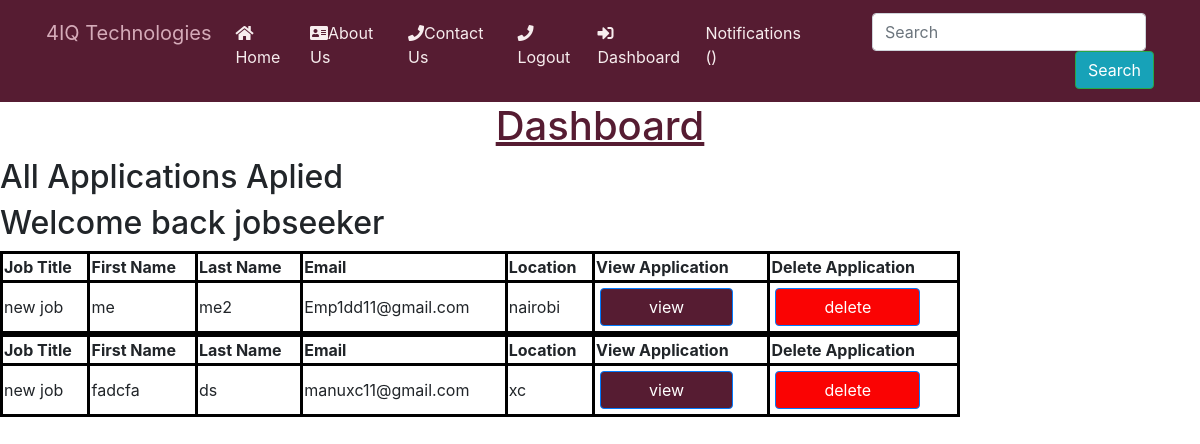
Page /users/dashboard (signed in) on the earlier database version.
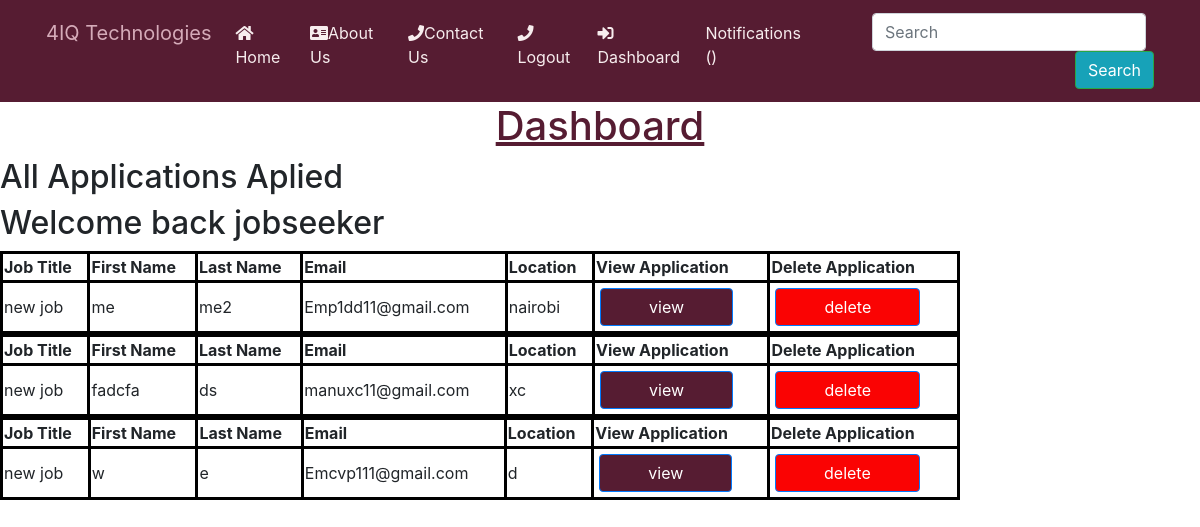
Same page on the later database version.
### job/models.py (models this page shows, shortened)
class Application(models.Model):
    job = models.ForeignKey(Job,
                            related_name='applications',
                             on_delete=models.CASCADE)
    first_name = models.CharField(max_length=200, null=True, blank=True)
    last_name = models.CharField(max_length=200, null=True, blank=True)
    date_of_birth = models.CharField(max_length=20, blank=True, null=True)
    gender = models.CharField(max_length=10,
                              choices=GENDER,
                              blank=True,
                              null=True)
    email = models.EmailField(max_length=70, blank=True, unique=True)
    location = models.CharField(
        max_length=104,
        null=True
    )
    mobile = models.IntegerField(null=True, blank=True)
    education   = models.CharField( max_length=255, null=True, blank=True)
    content = models.TextField()
    experience = models.TextField()
    created_at = models.DateTimeField(auto_now_add=True,null=False)
    created_by = models.ForeignKey(User,
                                   related_name="applications",
                                   on_delete=models.CASCADE)

class Job(models.Model):
    title = models.CharField(max_length=50)
    created_at = models.DateTimeField(auto_now_add=True)
    skillset_required = models.TextField(max_length=200)
    about_job = models.TextField(blank=True, null=True)
    experience = models.CharField(max_length=50,null=True)
    salary = models.CharField(max_length=50,null=True)
    deadline = models.CharField(max_length=50,null=True)
    created_by = models.ForeignKey(User,
                                   related_name="jobs",
                                   on_delete=models.CASCADE)
    class Meta:
        ordering = ['-created_at']

### users/views.py (the view)
# urls.py: path("dashboard", views.dashboard, name="dashboard"),
@login_required
def dashboard(request):
   return render ( request,'dashboard.html' ,{'userprofile': request.user.userprofile})

### notification/context_processors.py (called while the page is built)
def notifications(request):
    if request.user.is_authenticated:
        return {"notificactions": request.user.notifications.filter(is_read = False)}
    else:
        return{"notifications":[]}

### users/templates/dashboard.html (shortened to what this page needs)
{% include 'header.html' %} {% block content %}
<h1 class="title">
  <center style="text-decoration: underline; color: #561c32">Dashboard</center>
</h1>
{% if userprofile.is_employer %}
<h2 class="subtitle">Welcome back Employer..</h2>
<p>All jobs posted</p>
{% for job in request.user.jobs.all %}
<div class="job">
  <a href="{% url 'users:view_dashboard_job' job.id%}"> {{ job.title }} </a>
</div>
{% empty %}
<p>You have not posted any jobs yet...</p>
{% endfor %} {% else %}
<h2 class="subtitle">All Applications Aplied</h2>
<h2 class="subtitle">Welcome back jobseeker</h2>
{% for application in request.user.applications.all %}
 <table style="width: 80%">
  <tr>
    <th>Job Title</th>
    <th>First Name</th>
    <th>Last Name</th>
    <th>Email</th>
    <th>Location</th>
    <th>View Application</th>
    <th>Delete Application</th>
  </tr>
  <tr>
    <td>{{ application.job.title }}</td>
    <td>{{ application.first_name }}</td>
    <td>{{ application.last_name }}</td>
    <td>{{ application.email }}</td>
    <td>{{ application.location }}</td>
    <td>
      <a
        href="{% url 'users:view_application' application.id %}
            "
      >
        <input
          type="submit"
          value="view"
          class="m-1 px-5 btn btn-primary"
          style="background-color: #561c32"
        />
      </a>
    </td>
    <td>
      <a href="{% url 'job:delete_application' application.id %}">
        <input
          type="submit"
          value="delete"
          class="m-1 px-5 btn btn-primary"
          style="background-color: #fa0303"
        />
      </a>
    </td>
  </tr>
 </table>
 {% empty %}
  <p>You have not applied for any jobs yet..</p>
     {% endfor %}
  {% endif %}
{% endblock %}

### employee/templates/header.html (shortened to what this page needs)
<!DOCTYPE html>
<html lang="en">
<head>
    {% load static %}
    <link rel="stylesheet" href="{% static 'css/mystyle.css' %}">
    <link
    rel="stylesheet"
    href="https://stackpath.bootstrapcdn.com/bootstrap/4.4.1/css/bootstrap.min.css"
     />
    <link
    rel="stylesheet"
    href="https://stackpath.bootstrapcdn.com/font-awesome/4.7.0/css/font-awesome.min.css"
    />
   <link rel="stylesheet" href="https://maxcdn.bootstrapcdn.com/bootstrap/4.3.1/css/bootstrap.min.css">
   <link rel="stylesheet" href="https://use.fontawesome.com/releases/v5.6.3/css/all.css">
</head>
<body>
    <nav class="navbar navbar-expand-lg  " style="display: flex; background-color: #561C32;" >
    <div class="collapse navbar-collapse" id="navbar" style="padding: 5px 30px">
        <div class="navbar-nav" style="width: 100%;">
            <a class="navbar-brand" style="color: #D5ABB9" href="{% url 'employee:base' %}">4IQ Technologies</a>
            <a style="color: white;" class="nav-item nav-link" id="home" href="{% url 'employee:base' %}">
            <i class="fa fa-home"></i>Home</a>
            <a
            style="color: white; "
            class="nav-item nav-link"
            href="{% url 'employee:about'%}"
            ><i class="fas fa-address-card"></i>About Us</a>
            <a
            style="color: white;"
            class="nav-item nav-link"
            href="{% url 'employee:contact'%}"
            ><i class="fas fa-phone"></i>Contact Us</a
            >
           {% if request.user.is_authenticated %}
           <a
           style="color: white;"
           class="nav-item nav-link"
           href="{% url 'employee:logout' %}"
           ><i class="fas fa-phone"></i>Logout</a
           >
            {% endif %}
            {% if request.user.is_authenticated %}
            <a
            style="color: white;"
            class="nav-item nav-link"
            href="{% url 'users:dashboard' %}"
            ><i class="fas fa-sign-in-alt"></i>Dashboard</a
            >
            <a
            style="color: white;"
            class="nav-item nav-link"
            href="{% url 'notifications'%}"
            >Notifications
              ({{ notifications.count }})
            </a>
            {% endif %}
            <form class="form-inline my-2 my-lg-0 rightNav" style="flex-grow: 1; justify-content: end;">
                <input class="form-control mr-sm-2 " type="search" placeholder="Search" aria-label="Search">
                    <button class="btn btn-outline-success my-2 my-sm-0 bg-info" style="color: white;" type="submit">Search</button>
            </form>
            </div>
          </div>
      </nav>
</body>
</html>

### employee/static/css/mystyle.css (style rules this page uses)
.nav-link { color: #f7edee !important; }

### users/templates/dashboard.html (style rules this page uses)
table, th, td { border: 3px solid black; }

Differences in the rows shown:
added Application: job "new job", first_name "w", last_name "e", email "Emcvp111@gmail.com", location "d"
